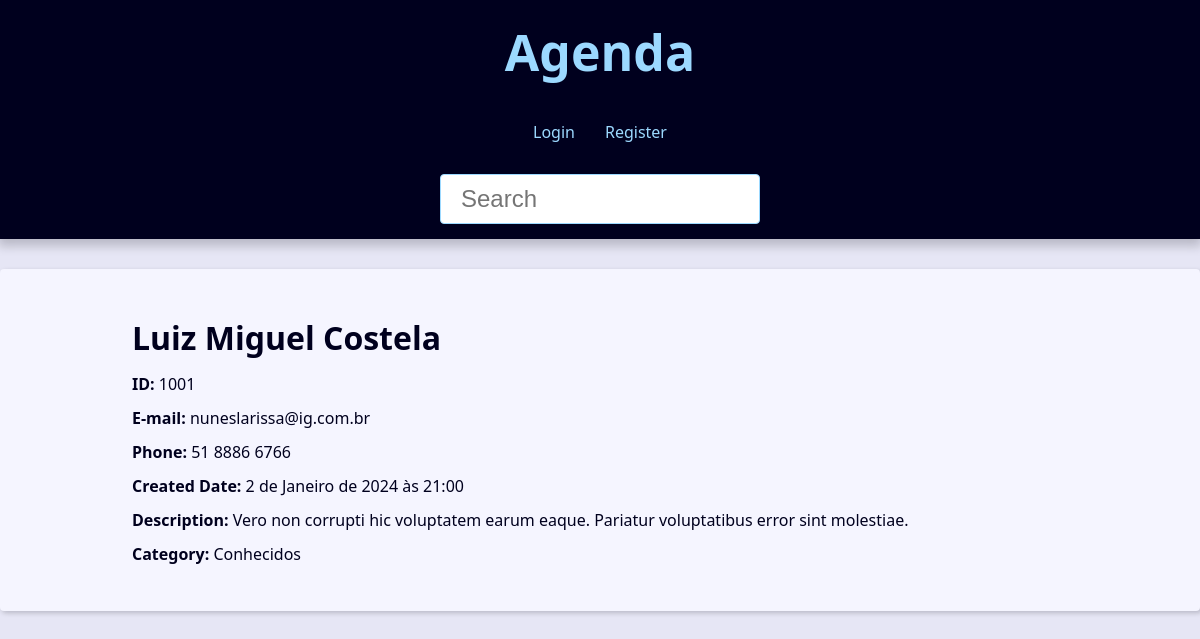
/contact/1001/, run on the app's committed database.
### contact/models.py (models this page shows, shortened)
class Contact(models.Model):
    first_name = models.CharField(max_length=50)
    last_name = models.CharField(max_length=50, blank=True)
    phone = models.CharField(max_length=50)
    email = models.EmailField(max_length=254, blank=True)
    created_date = models.DateTimeField(default=timezone.now)
    description = models.TextField(blank=True)
    show = models.BooleanField(default=True)
    picture = models.ImageField(blank=True, upload_to='pictures/%Y/%m/')
    category = models.ForeignKey(
        Category,
        on_delete=models.SET_NULL,
        blank=True, null=True
    )
    owner = models.ForeignKey(
        User,
        on_delete=models.SET_NULL,
        blank=True, null=True
    )

class Category(models.Model):
    class Meta:
        verbose_name = 'Category'
        verbose_name_plural = 'Categories'
    name = models.CharField(max_length=50)

### contact/views/contact_views.py (the view)
# urls.py: path('contact/<int:contact_id>/', views.contact, name='contact'),
def contact(request, contact_id):
    single_contact = get_object_or_404(
        Contact, pk=contact_id, show=True
    )
    site_title = f'{single_contact.first_name} {single_contact.last_name} - '
    context = {
        'contact': single_contact,
        'site_title': site_title
    }
    return render(
        request,
        'contact/contact.html',
        context
    )

### contact/templates/contact/contact.html (shortened to what this page needs)
{% extends 'global/base.html' %}
{% block content %}
  <div class="single-contact">
    <h1 class="single-contact-name">
      {{ contact.first_name }} {{ contact.last_name }}
    </h1>
    <p><b>ID:</b> {{ contact.id }}</p>
    <p><b>E-mail:</b> {{ contact.email }}</p>
    <p><b>Phone:</b> {{ contact.phone }}</p>
    <p><b>Created Date:</b> {{ contact.created_date }}</p>
    <p><b>Description:</b> {{ contact.description }}</p>
    <p><b>Category:</b> {{ contact.category.name }}</p>
  </div>
{% endblock content %}

### base_templates/global/base.html (style rules this page uses)
:root { --spacing: 1.5rem; --link-dark-color: rgb(0, 83, 134); --link-light-color: rgb(156, 217, 255); --clr-white: rgb(245, 245, 255); --clr-black: rgb(0, 0, 30); --clr-light-gray: rgb(230, 230, 245); --clr-dark-shadow-5: rgba(0, 0, 10, 5%); --clr-dark-shadow-10: rgba(0, 0, 10, 10%); --clr-dark-shadow-20: rgba(0, 0, 10, 20%); --clr-light-shadow-5: rgba(200, 200, 255, 5%); --clr-light-shadow-10: rgba(200, 200, 255, 10%); --clr-light-shadow-20: rgba(200, 200, 255, 20%); --main-page-width: 120rem; --table-min-width: 60rem; --biggest-font-size: 5rem; --bigger-font-size: 4rem; --big-font-size: 3.2rem; --medium-font-size: 2.4rem; --small-font-size: 1.6rem; --smaller-font-size: 1.4rem; --smallest-font-size: 1.2rem; --transition-fast: 300ms; --transition-medium: 600ms; --transition-slow: 1s; --default-border-radius: 4px; }
*, *::before, *::after { margin: 0; padding: 0; box-sizing: border-box; }
html { font-size: 62.5%; }
body { font-family: system-ui, -apple-system, BlinkMacSystemFont, 'Segoe UI', Roboto, Oxygen, Ubuntu, Cantarell, 'Open Sans', 'Helvetica Neue', sans-serif; line-height: 1.5; font-size: var(--small-font-size); color: var(--clr-black); -webkit-font-smoothing: antialiased; background: var(--clr-light-gray); }
@media (min-width: 600px) { .single-contact { max-width: 80%; margin: calc(var(--spacing) * 2) auto; } }
.single-contact h1 { margin: 1rem 0; }
.single-contact p { margin: 1rem 0; }

### data on the page
Contact: first_name "Luiz", last_name "Miguel Costela", id "1001", email "nuneslarissa@ig.com.br", phone "51 8886 6766", created_date "2 de Janeiro de 2024 às 21:00", description "Vero non corrupti hic voluptatem earum eaque. Pariatur voluptatibus error sint molestiae.", category.name "Conhecidos"
